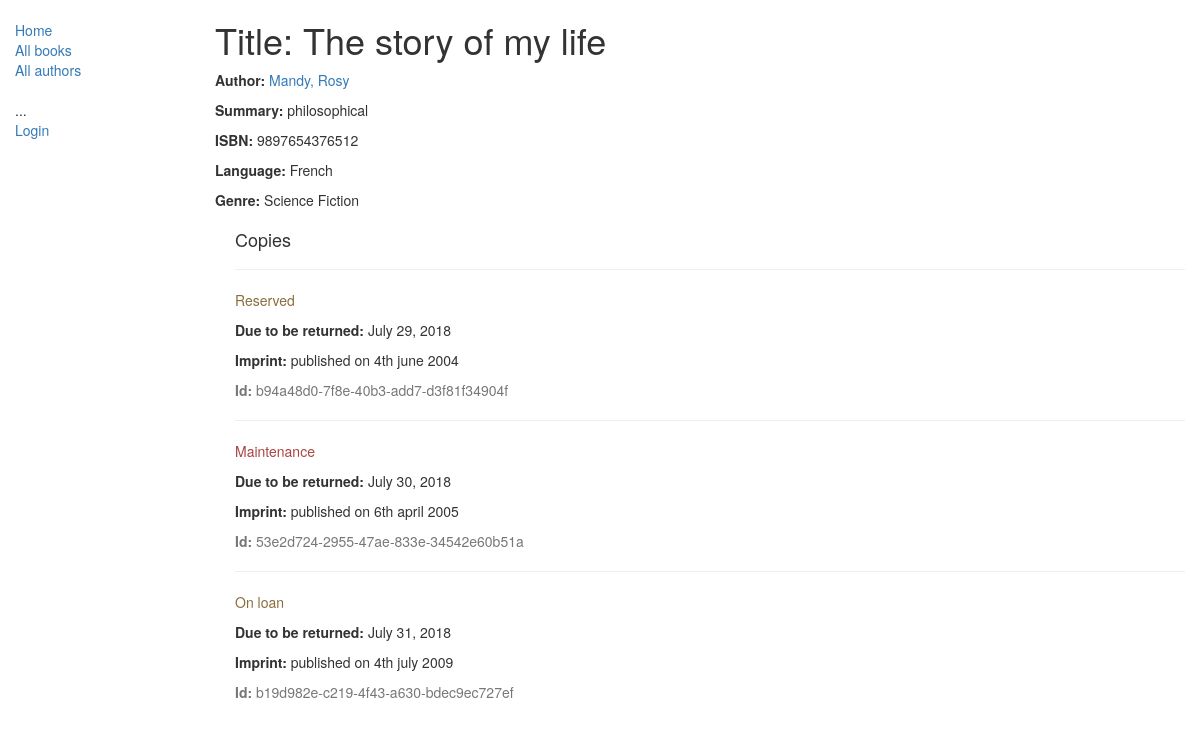
/catalog/book/2, run on the app's committed database.
### catalog/models.py (models this page shows, shortened)
class Book(models.Model):
	title = models.CharField(max_length=200)
	author = models.ForeignKey('Author', on_delete=models.SET_NULL, null=True)
	summary = models.TextField(max_length=1000, help_text='Enter a brief description of the book')
	isbn = models.CharField('ISBN',max_length=13, help_text='13 Character <a href="https://www.isbn-international.org/content/what-isbn">ISBN number</a>')
	genre = models.ManyToManyField(Genre, help_text='Select a genre for this book')
	language = models.ForeignKey('Language', on_delete=models.SET_NULL, null=True)

class Author(models.Model):
	first_name = models.CharField(max_length=100)
	last_name = models.CharField(max_length=100)
	date_of_birth = models.DateField(null=True, blank=True)
	date_of_death = models.DateField('Died', null=True, blank=True)
	class Meta:
		ordering = ["last_name","first_name"]
	def __str__(self):
		return '{0}, {1}'.format(self.last_name,self.first_name)

class Language(models.Model):
	name = models.CharField(max_length=200, help_text="Enter a the book's natural language (e.g. English, French, Japanese etc.)")
	def __str__(self):
		return self.name

class Genre(models.Model):
	name = models.CharField(max_length=200, help_text="Enter a book genre (e.g. Science Fiction, French Poetry etc.)")
	def __str__(self):
		return self.name

class BookInstance(models.Model):
	id = models.UUIDField(primary_key=True, default=uuid.uuid4, help_text="Unique ID for this particular book across whole library")
	book = models.ForeignKey('Book', on_delete=models.SET_NULL, null=True)
	imprint = models.CharField(max_length=200)
	due_back = models.DateField(null=True, blank=True)
	borrower = models.ForeignKey(User, on_delete=models.SET_NULL, null=True,blank=True)
	LOAN_STATUS = (
		('m', 'Maintenance'),
		('o', 'On loan'),
		('a', 'Available'),
		('r', 'Reserved'),
	)
	status = models.CharField(max_length=1, choices=LOAN_STATUS, blank=True, default='m', help_text='Book availability')
	class Meta:
		ordering = ["due_back"]
		permissions = (("can_mark_returned", "Set book as returned"),)

### catalog/views.py (the view)
# urls.py: path('book/<int:pk>', views.BookDetailView.as_view(), name='book-detail'),
class BookDetailView(generic.DetailView):
    model = Book

### catalog/templates/catalog/book_detail.html
{% extends "base_generic.html" %}
{% block content %}
  <h1>Title: {{ book.title }}</h1>
  <p><strong>Author:</strong> <a href="">{{ book.author }}</a></p>
  <p><strong>Summary:</strong> {{ book.summary }}</p>
  <p><strong>ISBN:</strong> {{ book.isbn }}</p>
  <p><strong>Language:</strong> {{ book.language }}</p>
  <p><strong>Genre:</strong> {% for genre in book.genre.all %} {{ genre }}{% if not forloop.last %}, {% endif %}{% endfor %}</p>
  <div style="margin-left:20px;margin-top:20px">
    <h4>Copies</h4>
    {% for copy in book.bookinstance_set.all %}
    <hr>
    <p class="{% if copy.status == 'a' %}text-success{% elif copy.status == 'm' %}text-danger{% else %}text-warning{% endif %}">{{ copy.get_status_display }}</p>
    {% if copy.status != 'a' %}<p><strong>Due to be returned:</strong> {{copy.due_back}}</p>{% endif %}
    <p><strong>Imprint:</strong> {{copy.imprint}}</p>
    <p class="text-muted"><strong>Id:</strong> {{copy.id}}</p>
    {% endfor %}
  </div>
{% endblock %}

### data on the page
Book: title "The story of my life", author "Mandy, Rosy", summary "philosophical", isbn "9897654376512", language "French"
Genre: name "Science Fiction"
BookInstance: status "Reserved", due_back "July 29, 2018", imprint "published on 4th june 2004", id "b94a48d0-7f8e-40b3-add7-d3f81f34904f"
BookInstance: status "Maintenance", due_back "July 30, 2018", imprint "published on 6th april 2005", id "53e2d724-2955-47ae-833e-34542e60b51a"
BookInstance: status "On loan", due_back "July 31, 2018", imprint "published on 4th july 2009", id "b19d982e-c219-4f43-a630-bdec9ec727ef"
